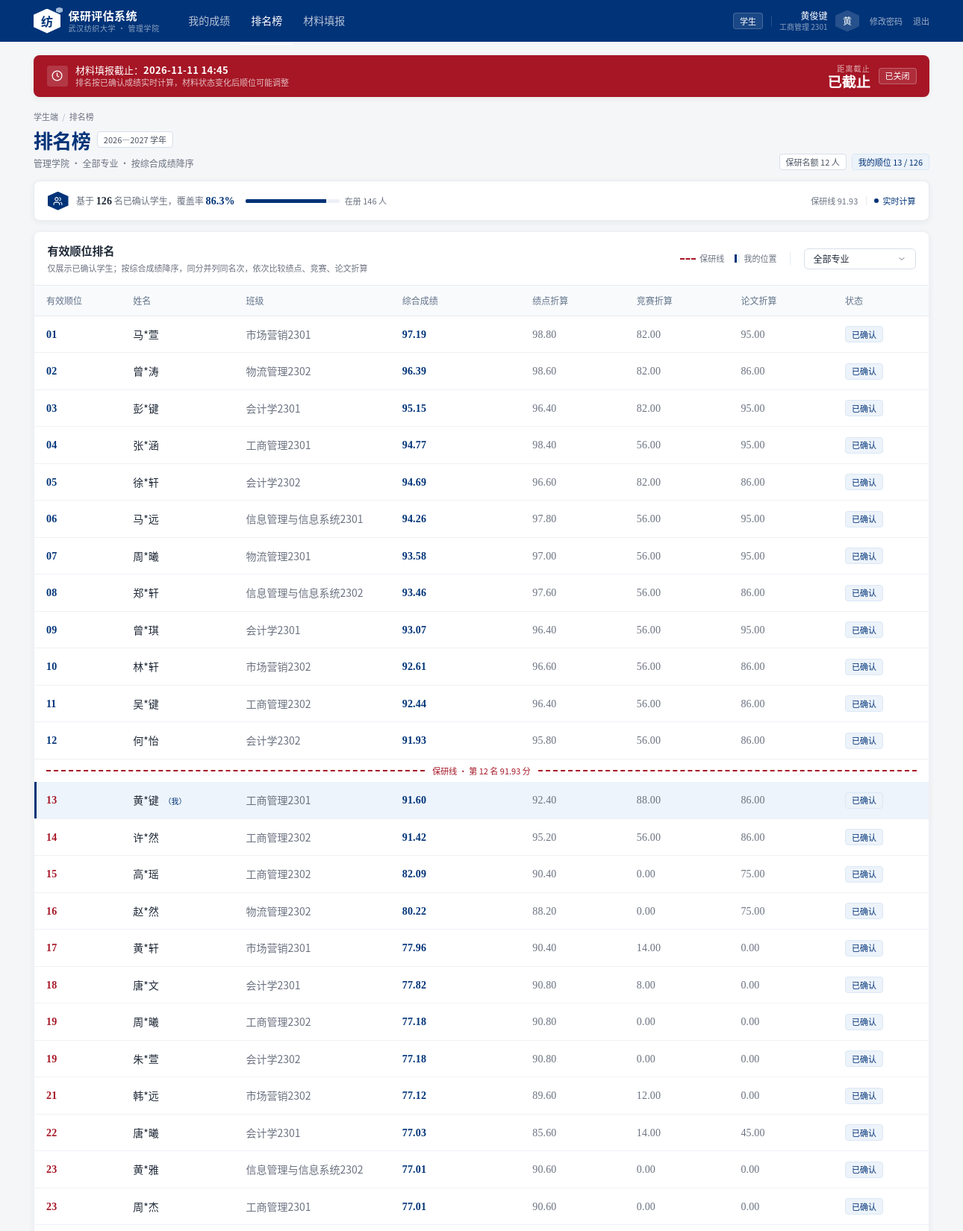
The page /student/ranking (signed in, upper part) on the database its author committed.
### tables this page shows
CREATE TABLE student (
    id                INTEGER PRIMARY KEY AUTOINCREMENT,
    user_id           INTEGER NOT NULL UNIQUE REFERENCES sys_user(id),
    student_no        TEXT NOT NULL UNIQUE,
    name              TEXT NOT NULL,
    major_id          INTEGER NOT NULL REFERENCES major(id),
    class_id          INTEGER REFERENCES class_group(id),
    grade_year        INTEGER,
    enrollment_status TEXT NOT NULL DEFAULT 'ACTIVE'
                      CHECK (enrollment_status IN ('ACTIVE','SUSPENDED','LEFT','GRADUATED')),
    -- 绩点由学生手工录入（V1.0–V1.2 不对接教务系统，见 PRD 4.2）
    gpa               REAL NOT NULL DEFAULT 0,
    gpa_scale         REAL NOT NULL DEFAULT 5.0,
    gpa_source        TEXT,
    gpa_updated_at    TEXT
);

CREATE TABLE major (
    id          INTEGER PRIMARY KEY AUTOINCREMENT,
    college_id  INTEGER NOT NULL REFERENCES college(id),
    name        TEXT NOT NULL,
    code        TEXT,
    is_active   INTEGER NOT NULL DEFAULT 1
);

CREATE TABLE class_group (
    id           INTEGER PRIMARY KEY AUTOINCREMENT,
    major_id     INTEGER NOT NULL REFERENCES major(id),
    name         TEXT NOT NULL,
    grade_year   INTEGER NOT NULL,
    counselor_id INTEGER REFERENCES sys_user(id)
);

CREATE TABLE sys_config (
    key    TEXT PRIMARY KEY,
    value  TEXT NOT NULL,
    remark TEXT
);

CREATE TABLE participation (
    id           INTEGER PRIMARY KEY AUTOINCREMENT,
    student_id   INTEGER NOT NULL REFERENCES student(id),
    year         INTEGER NOT NULL,
    status       TEXT NOT NULL DEFAULT 'DRAFT' CHECK (status IN ('DRAFT','CONFIRMED','WITHDRAWN')),
    confirmed_at TEXT,
    UNIQUE (student_id, year)
);

### app.py (the view)
    @app.route("/student/ranking")
    @role_required("STUDENT")
    def student_ranking():
        db = get_db()
        year = current_year(db)
        stu = get_current_student(db)
        ranking = scoring.build_ranking(db, year)
        quota = scoring.get_quota(db)
        majors = db.execute("SELECT id, name FROM major WHERE is_active = 1 ORDER BY id").fetchall()
        major_id = request.args.get("major", type=int)
        rows = ranking["rows"]
        if major_id:
            rows = [r for r in rows if r["major_id"] == major_id]
        me = next((r for r in ranking["rows"] if r["student_id"] == stu["id"]), None)
        return render_template(
            "student/ranking.html",
            year=year,
            stu=stu,
            rows=rows,
            me=me,
            majors=majors,
            selected_major=major_id,
            quota=quota,
            cutoff=scoring.cutoff_score(ranking, quota),
            stats=ranking["stats"],
            freeze_at=get_config(db, "freeze_at"),
            year_label=get_config(db, "academic_year_label"),
        )

### templates/student/ranking.html (shortened to what this page needs)
{% extends "base.html" %}
{% block user_sub %}{{ stu.major_name }} {{ stu.class_name[-4:] if stu.class_name else '' }}{% endblock %}
{% block content %}
{% set fmt = "%.2f" %}
<section class="flex items-center rounded-card bg-fdu-red px-5 py-3 text-white shadow-card"
         aria-label="材料填报截止倒计时" id="countdown-bar" data-freeze="{{ freeze_at }}">
  <span class="flex h-8 w-8 shrink-0 items-center justify-center rounded bg-white/15">
    <svg width="17" height="17" viewBox="0 0 24 24" fill="none" stroke="currentColor" stroke-width="1.8" stroke-linecap="round" stroke-linejoin="round" aria-hidden="true">
      <circle cx="12" cy="12" r="9" /><path d="M12 7v5l3 2" />
    </svg>
  </span>
  <div class="ml-3">
    <p class="text-[13px] leading-5">
      材料填报截止：<span class="font-semibold tracking-wide">{{ freeze_at }}</span>
    </p>
    <p class="text-[11px] text-white/70">排名按已确认成绩实时计算，材料状态变化后顺位可能调整</p>
  </div>
  <div class="ml-auto flex items-center gap-3">
    <div class="text-right">
      <div class="text-[10px] tracking-[0.12em] text-white/65">距离截止</div>
      <div class="font-num mt-0.5 text-[19px] font-semibold leading-none" id="countdown-text">--</div>
    </div>
    <span class="badge border-white/25 bg-white/10 text-white" id="countdown-tag">计算中</span>
  </div>
</section>
<div class="mt-5 flex items-end justify-between">
  <div>
    <div class="flex items-center gap-1.5 text-[11px] text-muted">
      <span>学生端</span><span class="text-[#b4bcc7]">/</span><span>排名榜</span>
    </div>
    <div class="mt-1 flex items-center gap-2.5">
      <h1 class="text-[26px] font-semibold tracking-tight text-fdu-blue">排名榜</h1>
      <span class="badge badge-outline">{{ year_label }}</span>
    </div>
    <p class="mt-1 text-[12px] text-muted">
      管理学院 · {{ '全部专业' if not selected_major else (rows[0].major_name if rows else '该专业') }} · 按综合成绩降序
    </p>
  </div>
  <div class="flex items-center gap-2">
    <span class="badge badge-outline">保研名额 {{ quota }} 人</span>
    {% if me %}
      <span class="badge badge-blue">我的顺位 {{ me.rank_college }} / {{ stats.ranked }}</span>
    {% else %}
      <span class="badge badge-gray">未参与排名</span>
    {% endif %}
  </div>
</div>
<div class="sticky top-16 z-30 mt-4">
  <div class="flex h-[54px] items-center rounded-card border border-line bg-white px-5 shadow-card">
    <span class="hex hex-28 bg-fdu-blue text-white">
    </span>
    <p class="ml-3 text-[12px] text-muted">
      基于 <strong class="font-num text-[14px] font-semibold text-ink">{{ stats.confirmed }}</strong> 名已确认学生，覆盖率
      <strong class="font-num text-[14px] font-semibold text-fdu-blue">{{ stats.coverage }}%</strong>
    </p>
    <div class="ml-4 h-1.5 w-36 overflow-hidden rounded-sm bg-[#edf1f6]" aria-hidden="true">
      <div class="h-full bg-fdu-blue" style="width: {{ stats.coverage }}%"></div>
    </div>
    <span class="ml-2 text-[11px] text-muted">在册 {{ stats.total_students }} 人</span>
    <div class="ml-auto flex items-center gap-3 text-[11px] text-muted">
      <span>保研线 {{ fmt|format(cutoff) if cutoff is not none else '—' }}</span>
      <span class="inline-flex items-center gap-1.5 text-fdu-blue"><span class="status-dot"></span>实时计算</span>
    </div>
  </div>
</div>
<section class="card mt-4" aria-labelledby="ranking-title">
  <div class="flex items-center justify-between border-b border-line px-5 py-4">
    <div>
      <h2 id="ranking-title" class="text-[15px] font-semibold text-ink">有效顺位排名</h2>
      <p class="mt-1 text-[11px] text-muted">
        仅展示已确认学生；按综合成绩降序，同分并列同名次，依次比较绩点、竞赛、论文折算
      </p>
    </div>
    <div class="flex items-center gap-5">
      <div class="flex items-center gap-4 text-[11px] text-muted">
        <span class="inline-flex items-center gap-1.5">
          <span class="inline-block w-6 border-t-2 border-dashed border-fdu-red"></span>保研线
        </span>
        <span class="inline-flex items-center gap-1.5">
          <span class="inline-block h-3 w-2 border-l-[3px] border-fdu-blue bg-[#edf4fb]"></span>我的位置
        </span>
      </div>
      <form method="get" action="{{ url_for('student_ranking') }}">
        <select name="major" class="select h-8 w-[150px] text-[12px]" onchange="this.form.submit()" aria-label="选择专业">
          <option value="">全部专业</option>
        </select>
      </form>
    </div>
  </div>
  <table class="data-table">
    <thead>
      <tr>
        <th class="w-[100px]">有效顺位</th>
        <th class="w-[130px]">姓名</th>
        <th class="w-[180px]">班级</th>
        <th class="w-[150px]">综合成绩</th>
        <th class="w-[120px]">绩点折算</th>
        <th class="w-[120px]">竞赛折算</th>
        <th class="w-[120px]">论文折算</th>
        <th class="w-[110px]">状态</th>
      </tr>
    </thead>
    <tbody>
      {% for row in rows %}
      {% if loop.index == quota + 1 %}
        <tr class="cutoff-row">
          <td colspan="8">
            <span class="cutoff-line"><span>保研线 · 第 {{ quota }} 名 {{ fmt|format(cutoff) }} 分</span></span>
          </td>
        </tr>
      {% endif %}
      <tr class="{{ 'current' if me and row.student_id == me.student_id }}">
        <td class="font-num font-semibold {{ 'text-fdu-red' if quota and row.rank_college > quota else 'text-fdu-blue' }}">
          {{ "%02d"|format(row.rank_college) }}
        </td>
        <td class="font-medium">
          {{ row.masked_name }}
          {% if me and row.student_id == me.student_id %}<span class="ml-1 text-[10px] text-fdu-blue">（我）</span>{% endif %}
        </td>
        <td class="text-muted">{{ row.class_name or row.major_name }}</td>
        <td class="font-num score-strong">{{ fmt|format(row.total) }}</td>
        <td class="font-num text-muted">{{ fmt|format(row.gpa_score) }}</td>
        <td class="font-num text-muted">{{ fmt|format(row.comp_score) }}</td>
        <td class="font-num text-muted">{{ fmt|format(row.paper_score) }}</td>
        <td><span class="badge badge-blue">已确认</span></td>
      </tr>
      {% else %}
      <tr><td colspan="8" class="py-10 text-center text-[13px] text-muted">该专业暂无已确认参与的学生</td></tr>
      {% endfor %}
    </tbody>
  </table>
</section>
{% endblock %}

### templates/base.html (shortened to what this page needs)
<!DOCTYPE html>
<html lang="zh-CN">
<head>
  <script src="{{ url_for('static', filename='js/tailwind.js') }}"></script>
  <link rel="stylesheet" href="{{ url_for('static', filename='css/styles.css') }}" />
</head>
<body class="bg-canvas text-ink">
<header class="sticky top-0 z-40 bg-fdu-blue text-white">
  <div class="shell flex h-16 items-center">
    <a href="{{ url_for('home') }}" class="flex shrink-0 items-center gap-3" aria-label="返回首页">
      <span class="relative inline-flex">
        <span class="hex hex-36 bg-white text-[16px] font-bold text-fdu-blue">纺</span>
        <span class="hex hex-corner" aria-hidden="true"></span>
      </span>
      <span class="leading-tight">
        <span class="block text-[15px] font-semibold tracking-wide">保研评估系统</span>
        <span class="mt-0.5 block text-[10px] tracking-[0.06em] text-white/55">武汉纺织大学 · 管理学院</span>
      </span>
    </a>
    <nav class="ml-7 flex h-16 items-center" aria-label="主导航">
      {% if current_user.role == 'STUDENT' %}
        <a href="{{ url_for('student_scores') }}"
           class="nav-link {{ 'nav-link-active' if request.endpoint == 'student_scores' }}">我的成绩</a>
        <a href="{{ url_for('student_ranking') }}"
           class="nav-link {{ 'nav-link-active' if request.endpoint == 'student_ranking' }}">排名榜</a>
        <a href="{{ url_for('student_entry') }}"
           class="nav-link {{ 'nav-link-active' if request.endpoint and request.endpoint.startswith('student_entry') }}">材料填报</a>
      {% elif current_user.role == 'COUNSELOR' %}
        <a href="{{ url_for('counselor_students') }}"
           class="nav-link {{ 'nav-link-active' if request.endpoint == 'counselor_students' }}">班级排名</a>
        <span class="nav-link nav-link-disabled" aria-disabled="true"
              title="材料审核在 V1.1 版本开放">材料审核</span>
      {% else %}
        <a href="{{ url_for('admin_rules') }}"
           class="nav-link {{ 'nav-link-active' if request.endpoint == 'admin_rules' }}">评分规则</a>
        <a href="{{ url_for('counselor_students') }}"
           class="nav-link {{ 'nav-link-active' if request.endpoint == 'counselor_students' }}">学院排名</a>
      {% endif %}
    </nav>
    <div class="ml-auto flex items-center gap-3">
      <span class="badge border-white/20 bg-white/10 text-white">{{ current_user.role_label }}</span>
      <div class="text-right leading-tight">
        <div class="text-[12px] font-medium">{{ current_user.name }}</div>
        <div class="mt-0.5 text-[10px] text-white/55">
          {% block user_sub %}{{ role_label[current_user.role] }}{% endblock %}
        </div>
      </div>
      <span class="hex hex-32 bg-white/15 text-[12px] font-medium text-white">
        {{ current_user.name[0] if current_user.name else '·' }}
      </span>
      <a href="{{ url_for('change_password') }}" class="ml-1 text-[11px] text-white/60 transition-colors hover:text-white">修改密码</a>
      <a href="{{ url_for('logout') }}" class="ml-1 text-[11px] text-white/60 transition-colors hover:text-white">退出</a>
    </div>
  </div>
</header>
<main class="shell pb-2 pt-5">
  {% block content %}{% endblock %}
</main>
</body>
</html>

### rows shown on the page
student: name "黄俊键"
major: major_name "工商管理"
class_group: name "2301"
sys_config: value "2026-11-11 14:45"
sys_config: value "2026—2027 学年"
participation: rank_college "01", masked_name "马*萱", name "市场营销2301", total "97.19", gpa_score "98.80", comp_score "82.00", paper_score "95.00"
participation: rank_college "02", masked_name "曾*涛", name "物流管理2302", total "96.39", gpa_score "98.60", comp_score "82.00", paper_score "86.00"
participation: rank_college "03", masked_name "彭*键", name "会计学2301", total "95.15", gpa_score "96.40", comp_score "82.00", paper_score "95.00"
participation: rank_college "04", masked_name "张*涵", name "工商管理2301", total "94.77", gpa_score "98.40", comp_score "56.00", paper_score "95.00"
participation: rank_college "05", masked_name "徐*轩", name "会计学2302", total "94.69", gpa_score "96.60", comp_score "82.00", paper_score "86.00"
participation: rank_college "06", masked_name "马*远", name "信息管理与信息系统2301", total "94.26", gpa_score "97.80", comp_score "56.00", paper_score "95.00"
participation: rank_college "07", masked_name "周*曦", name "物流管理2301", total "93.58", gpa_score "97.00", comp_score "56.00", paper_score "95.00"
participation: rank_college "08", masked_name "郑*轩", name "信息管理与信息系统2302", total "93.46", gpa_score "97.60", comp_score "56.00", paper_score "86.00"
participation: rank_college "09", masked_name "曾*琪", name "会计学2301", total "93.07", gpa_score "96.40", comp_score "56.00", paper_score "95.00"
participation: rank_college "10", masked_name "林*轩", name "市场营销2302", total "92.61", gpa_score "96.60", comp_score "56.00", paper_score "86.00"
participation: rank_college "11", masked_name "吴*键", name "工商管理2302", total "92.44", gpa_score "96.40", comp_score "56.00", paper_score "86.00"
participation: rank_college "12", masked_name "何*怡", name "会计学2302", total "91.93", gpa_score "95.80", comp_score "56.00", paper_score "86.00"
participation: quota "12", fmt "91.93", rank_college "13", masked_name "黄*键", shows "（我）", name "工商管理2301", total "91.60", gpa_score "92.40", comp_score "88.00", paper_score "86.00"
participation: rank_college "14", masked_name "许*然", name "工商管理2302", total "91.42", gpa_score "95.20", comp_score "56.00", paper_score "86.00"
participation: rank_college "15", masked_name "高*瑶", name "工商管理2302", total "82.09", gpa_score "90.40", comp_score "0.00", paper_score "75.00"
participation: rank_college "16", masked_name "赵*然", name "物流管理2302", total "80.22", gpa_score "88.20", comp_score "0.00", paper_score "75.00"
participation: rank_college "17", masked_name "黄*轩", name "市场营销2301", total "77.96", gpa_score "90.40", comp_score "14.00", paper_score "0.00"
participation: rank_college "18", masked_name "唐*文", name "会计学2301", total "77.82", gpa_score "90.80", comp_score "8.00", paper_score "0.00"
participation: rank_college "19", masked_name "周*曦", name "工商管理2302", total "77.18", gpa_score "90.80", comp_score "0.00", paper_score "0.00"
participation: rank_college "19", masked_name "朱*萱", name "会计学2302", total "77.18", gpa_score "90.80", comp_score "0.00", paper_score "0.00"
participation: rank_college "21", masked_name "韩*远", name "市场营销2302", total "77.12", gpa_score "89.60", comp_score "12.00", paper_score "0.00"
participation: rank_college "22", masked_name "唐*曦", name "会计学2301", total "77.03", gpa_score "85.60", comp_score "14.00", paper_score "45.00"
participation: rank_college "23", masked_name "黄*雅", name "信息管理与信息系统2302", total "77.01", gpa_score "90.60", comp_score "0.00", paper_score "0.00"
participation: rank_college "23", masked_name "周*杰", name "工商管理2301", total "77.01", gpa_score "90.60", comp_score "0.00", paper_score "0.00"

### other values the page prints
{{ current_user.role_label }} "学生"
{{ current_user.name[0] if current_user.name else '·' }} "黄"
{{ quota }} "12"
{{ me.rank_college }} "13"
{{ stats.ranked }} "126"
{{ stats.confirmed }} "126"
{{ stats.coverage }} "86.3"
{{ stats.total_students }} "146"
{{ fmt|format(cutoff) if cutoff is not none else '—' }} "91.93"
